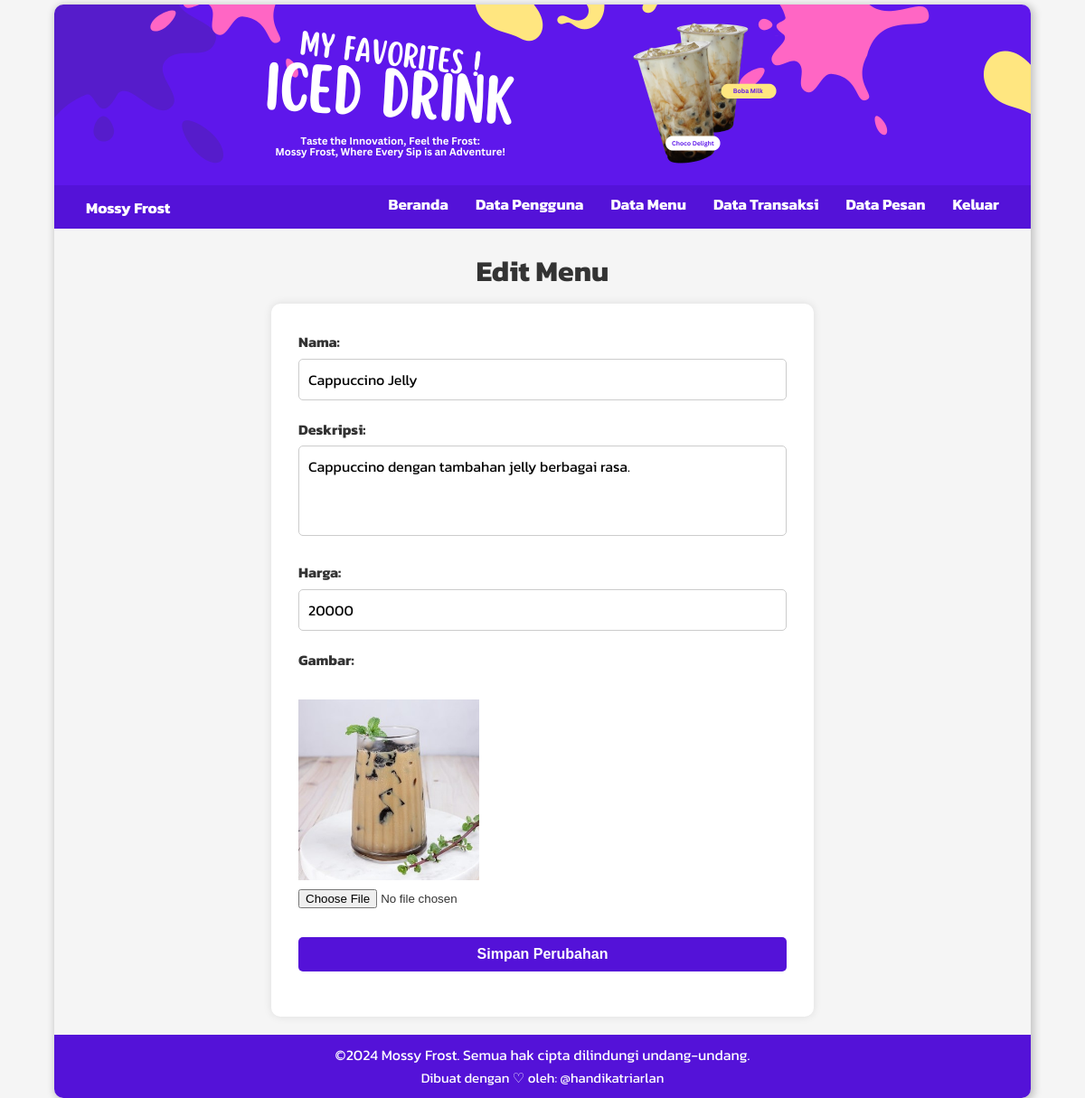
Page /data-menu-edit.php?id=1 (signed in) on the committed database.
### tables this page shows
CREATE TABLE `menus` (
  `id` int NOT NULL,
  `name` varchar(255) NOT NULL,
  `description` text,
  `price` int NOT NULL,
  `image` varchar(255) DEFAULT NULL,
  `user_id` int NOT NULL
);

### data-menu-edit.php (the view, shortened to what this page needs)
<?php
include "config/connection.php";
if (isset($_GET['id'])) {
    $menu_id = $_GET['id'];
    $sql = "SELECT id, name, description, price, image FROM menus WHERE id = :menu_id AND user_id = :user_id";
    $stmt = $conn->prepare($sql);
    $stmt->bindParam(':menu_id', $menu_id);
    $stmt->bindParam(':user_id', $_SESSION['user_id']);
    $stmt->execute();
    $menu = $stmt->fetch(PDO::FETCH_ASSOC);
}
?>
<main>
    <h1 class="title">Edit Menu</h1>
    <div class="order-form">
        <form action="" method="POST" enctype="multipart/form-data">
            <div class="form-group">
                <label for="name" class="label">Nama:</label>
                <input type="text" id="name" name="name" class="input" value="<?php echo htmlspecialchars($menu['name']); ?>" required>
            </div>
            <div class="form-group">
                <label for="description" class="label">Deskripsi:</label>
                <textarea id="description" name="description" class="input textarea" required><?php echo htmlspecialchars($menu['description']); ?></textarea>
            </div>
            <div class="form-group">
                <label for="price" class="label">Harga:</label>
                <input type="number" id="price" name="price" class="input" value="<?php echo $menu['price']; ?>" required>
            </div>
            <div class="form-group">
                <label for="image" class="label">Gambar:</label><br>
                <img src="assets/images/<?php echo htmlspecialchars($menu['image']); ?>" alt="<?php echo htmlspecialchars($menu['name']); ?>"><br>
                <input type="file" id="image" name="image" class="input-file" accept="image/jpeg, image/png, image/jpg">
            </div>
            <div class="form-group">
                <button type="submit" name="submit" class="btn-submit">Simpan Perubahan</button>
            </div>
        </form>
    </div>
</main>
<?php
include "layouts/app.php";
?>

### assets/styles/style.css (style rules this page uses)
* { margin: 0; padding: 0; box-sizing: border-box; }
html, body { height: 100%; font-family: "Kanit", sans-serif; line-height: 1.6; background-color: #f5f5f5; color: #333; }
body { display: flex; flex-direction: column; }
main { padding: 20px; flex: 1; margin-top: 50px; }
.title { text-align: center; margin-bottom: 10px; }
.order-form { max-width: 600px; margin: 0 auto; background-color: #fff; padding: 30px; border-radius: 10px; box-shadow: 0 0 10px rgba(0, 0, 0, 0.1); }
.form-group { margin-bottom: 20px; }
.form-group img { max-width: 200px; }
.label { display: block; margin-bottom: 5px; font-weight: bold; color: #333; }
.input, .select, .textarea { width: 100%; padding: 10px; border: 1px solid #ccc; border-radius: 5px; font-size: 16px; font-family: "Kanit", sans-serif; }
.textarea { height: 100px; resize: none; }
.btn-submit { margin-top: 10px; width: 100%; padding: 10px; background-color: #5412d8; color: #fff; font-size: 16px; font-weight: 600; border: none; border-radius: 5px; cursor: pointer; transition: background-color 0.3s ease; }

### rows in the picture
menus: name "Cappuccino Jelly", description "Cappuccino dengan tambahan jelly berbagai rasa.", price "20000", image (picture)
